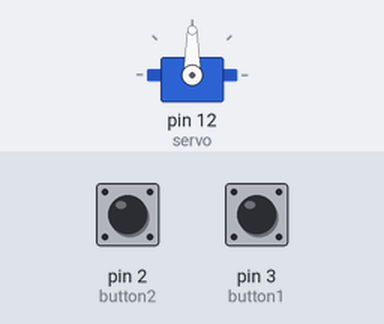
This sketch was run on a simulated Arduino Uno, built with avr-gcc and run on an emulated ATmega328P. Shown: servo. The test bench sets the inputs (shaded band); at power-on: pin 2 (button2) LOW, pin 3 (button1) LOW.

Above: at 1.2 s.
1.3 s: pin 2 (button2) pulled HIGH for 1 s
At 1.76 s:
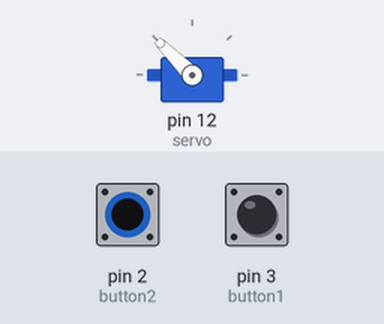
At 3.4 s:
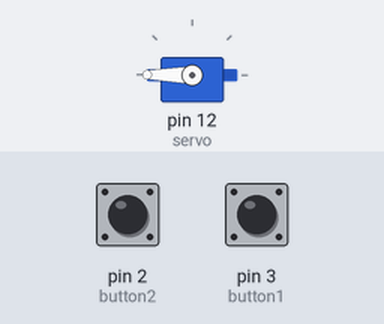
3.8 s: pin 3 (button1) pulled HIGH for 3.2 s
At 6.4 s:
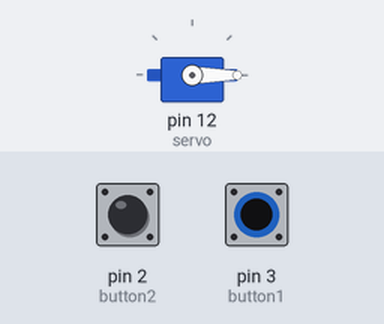
Timing chart, 0 to 7.9 s (numbered marks = the images above; inputs shaded):
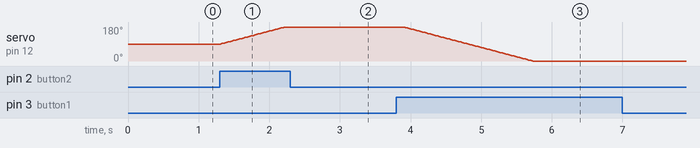

The sketch:

controle_botoes.ino
```cpp
#include <Servo.h>

Servo servo;

int x = 90;

int state1;
int state2;

int button1 = 3;
int button2 = 2;

void setup() {

  servo.attach(12);

}

void loop() {

  state2 = digitalRead(button2);
  state1 = digitalRead(button1);

  if (state2 == HIGH){
    state2 = digitalRead(button2);
    servo.write(x);
    x++;
    delay(10);
    } else {
      servo.write(x);
    }


  if (state1 == HIGH){
    state1 = digitalRead(button1);
    servo.write(x);
    x--;
    delay(10);
    } else {
      servo.write(x);
    }

}
```

Measured:
- after the input at 1.3 s, servo on pin 12 (servo): moves from 90° to 180° over 0.91 s, starting at once
- after the input at 3.8 s, servo on pin 12 (servo): moves from 180° to 0° over 1.8 s, starting after 0.10 s
